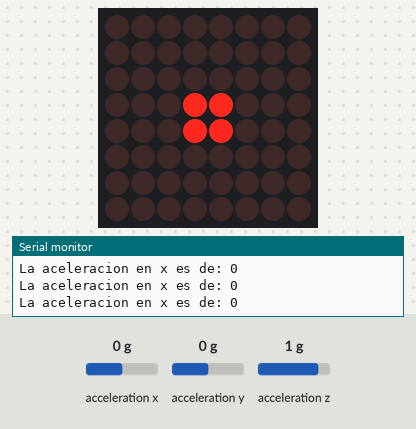
A sketch run on a simulated Arduino Uno, built with avr-gcc and run on an emulated ATmega328P. Parts: 8×8 LED matrix, the last lines printed to the serial monitor. The inputs (shaded band) are chosen by the test bench; at power-on: acceleration x 0 g, acceleration y 0 g, acceleration z 1 g.

Above: at 1.2 s.
1.3 s: acceleration x set to -0.8 g
At 2.0 s:
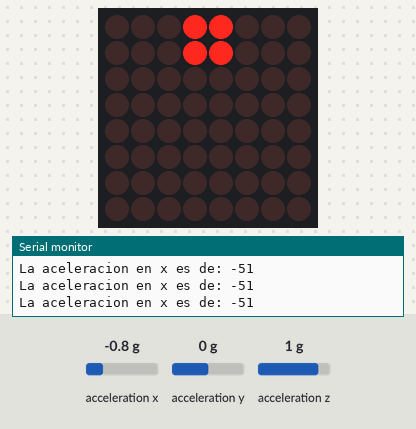
2.8 s: acceleration x set to 0.8 g
At 4.0 s:
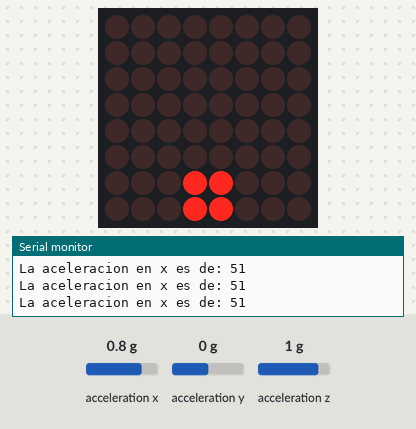
4.3 s: acceleration x set to -0.1 g
At 4.7 s:
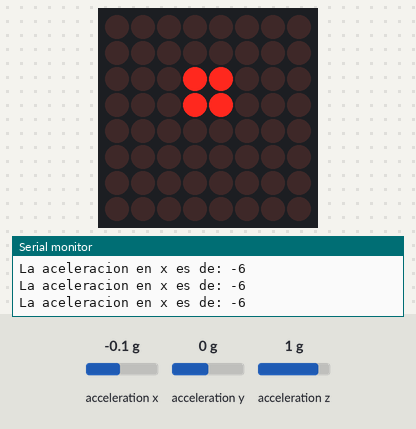
5.8 s: acceleration x set to 0.1 g
At 6.4 s:
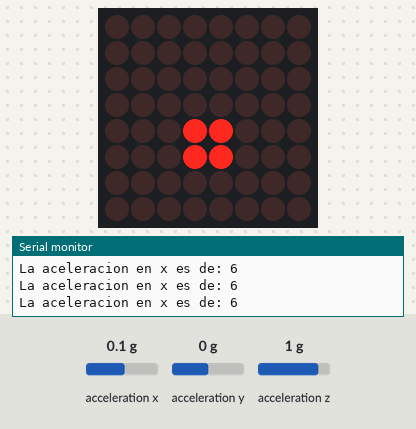
7.3 s: acceleration x set to 0 g
At 8.6 s:
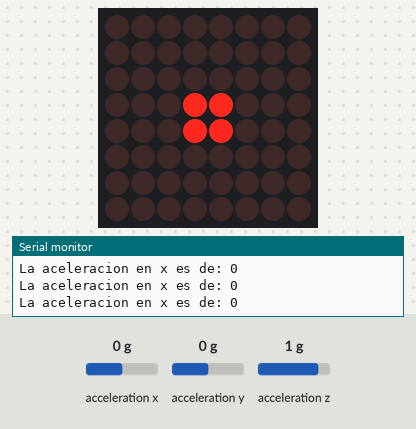
Timing chart, 0 to 10.3 s (numbered marks = the images above; inputs shaded):
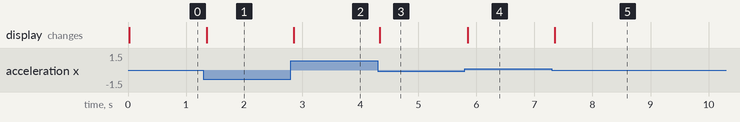

Measured:
- after the input at 1.3 s, the display: changes after 0.06 s (image 1)
- after the input at 2.8 s, the display: changes after 0.05 s (image 2)
- after the input at 4.3 s, the display: changes at once (image 3)
- after the input at 5.8 s, the display: changes after 0.05 s (image 4)
- after the input at 7.3 s, the display: changes after 0.05 s (image 5)

The sketch:

practica_6_taller_acelerometro.ino
```cpp
/*
   Fundacion Kinal
   Centro educativo tecnico laboral Kinal
   Electronica
   Grado: Quinto
   Sección: A
   Curso: Taller de electronica digital y reparación de computadoras I
   Nombre: David Alfredo del Cid Rodriguez
   Carnet: 2022482
   Proyecto: Acelerometro ADXL345
*/
#include <Wire.h>
#include <SPI.h>
#include <SparkFun_ADXL345.h>
#include <LedControl.h>
//Directivas
#define ancho_matriz 8
#define alto_matriz 8
#define bajo_matriz 8
#define DATO_PIN 12
#define CLK_PIN 11
#define CS_PIN 10
ADXL345 acelerometro_ADXL345 = ADXL345();    //constructor para poder utilizar el acelerometro.

//Variables donde guardo las aceleraciones.
int x;
int y;
int z;
//-----------------
const byte derecha0 [8] = {
  B00000000,
  B00000000,
  B00000000,
  B00000011,
  B00000011,
  B00000000,
  B00000000,
  B00000000
};
const byte derecha1 [8] = {
  B00000000,
  B00000000,
  B00000000,
  B00000110,
  B00000110,
  B00000000,
  B00000000,
  B00000000
};
const byte derecha2 [8] = {
  B00000000,
  B00000000,
  B00000000,
  B00001100,
  B00001100,
  B00000000,
  B00000000,
  B00000000
};
const byte centro [8] = {
  B00000000,
  B00000000,
  B00000000,
  B00011000,
  B00011000,
  B00000000,
  B00000000,
  B00000000
};
const byte izquierda0 [8] = {
  B00000000,
  B00000000,
  B00000000,
  B00110000,
  B00110000,
  B00000000,
  B00000000,
  B00000000
};
const byte izquierda1 [8] = {
  B00000000,
  B00000000,
  B00000000,
  B01100000,
  B01100000,
  B00000000,
  B00000000,
  B00000000
};
const byte izquierda2 [8] = {
  B00000000,
  B00000000,
  B00000000,
  B11000000,
  B11000000,
  B00000000,
  B00000000,
  B00000000
};
LedControl ledMatrix = LedControl(DATO_PIN, CLK_PIN, CS_PIN, 1);
ADXL345 NIVEL = ADXL345();
void setup() {
  Serial.begin(9600);     //Inicio la comunicacion serial a 9600 baudios.
  Serial.println("Uso del acelerometro ADXL345");
  acelerometro_ADXL345.powerOn();             //Enciendo el acelerometro.
  acelerometro_ADXL345.setRangeSetting(8);    //Configuro para medir la aceleracion con 8g.
  //
  ledMatrix.shutdown(0, false);
  ledMatrix.setIntensity(0, 15); //Brilo a la mitad
  ledMatrix.clearDisplay(0);    //limpio el display
  NIVEL.powerOn();
  NIVEL.setRangeSetting(8);       //Definir el rango
}

void loop() {
  acelerometro_ADXL345.readAccel(&x, &y, &z);
  Serial.print("La aceleracion en x es de: ");
  Serial.println(x);
  delay(10);
  //-----------------
  if (x> -2 && x < 3 ) {
    for (int i = alto_matriz; i > 0; i--) {
      ledMatrix.setColumn(0, i, centro[i]);
    }
  }
    if (x> 5 && x < 10 ) {
    for (int i = alto_matriz; i > 0; i--) {
      ledMatrix.setColumn(0, i, derecha2[i]);
    }
  }
    if (x> 11 && x < 20 ) {
    for (int i = alto_matriz; i > 0; i--) {
      ledMatrix.setColumn(0, i, derecha1[i]);
    }
  }
      if (x > 21 && x < 60 ) {
    for (int i = alto_matriz; i > 0; i--) {
      ledMatrix.setColumn(0, i, derecha0[i]);
    }
  }
      if (x> -10 && x < -5 ) {
    for (int i = alto_matriz; i > 0; i--) {
      ledMatrix.setColumn(0, i, izquierda0[i]);
    }
  }
        if (x>-25 && x < -11 ) {
    for (int i = alto_matriz; i > 0; i--) {
      ledMatrix.setColumn(0, i, izquierda1[i]);
    }
  }
        if (x> -61 && x < -26 ) {
    for (int i = alto_matriz; i > 0; i--) {
      ledMatrix.setColumn(0, i, izquierda2[i]);
    }
  }
}//void loop
```
